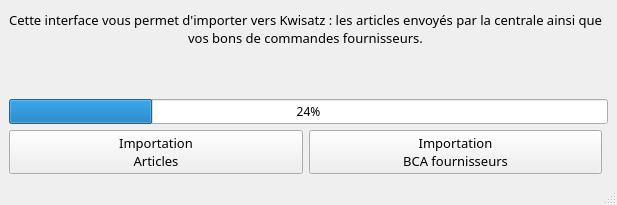
<?xml version="1.0" encoding="UTF-8"?>
<ui version="4.0">
 <class>MainWindow</class>
 <widget class="QMainWindow" name="MainWindow">
  <property name="geometry">
   <rect>
    <x>0</x>
    <y>0</y>
    <width>597</width>
    <height>205</height>
   </rect>
  </property>
  <property name="font">
   <font>
    <family>Gill Sans MT</family>
   </font>
  </property>
  <property name="windowTitle">
   <string>Imports kwisatz</string>
  </property>
  <property name="toolButtonStyle">
   <enum>Qt::ToolButtonIconOnly</enum>
  </property>
  <widget class="QWidget" name="centralwidget">
   <layout class="QGridLayout" name="gridLayout">
    <item row="3" column="3">
     <spacer name="horizontalSpacer">
      <property name="orientation">
       <enum>Qt::Horizontal</enum>
      </property>
      <property name="sizeHint" stdset="0">
       <size>
        <width>44</width>
        <height>20</height>
       </size>
      </property>
     </spacer>
    </item>
    <item row="3" column="2">
     <widget class="QPushButton" name="BCAButton">
      <property name="font">
       <font>
        <family>Gill Sans MT</family>
        <pointsize>10</pointsize>
       </font>
      </property>
      <property name="cursor">
       <cursorShape>PointingHandCursor</cursorShape>
      </property>
      <property name="text">
       <string>Importation
BCA fournisseurs</string>
      </property>
     </widget>
    </item>
    <item row="0" column="1" colspan="2">
     <widget class="QLabel" name="label">
      <property name="font">
       <font>
        <pointsize>10</pointsize>
       </font>
      </property>
      <property name="text">
       <string>Cette interface vous permet d'importer vers Kwisatz : les articles envoyés par la centrale ainsi que
vos bons de commandes fournisseurs.</string>
      </property>
      <property name="alignment">
       <set>Qt::AlignCenter</set>
      </property>
     </widget>
    </item>
    <item row="3" column="0">
     <spacer name="horizontalSpacer_2">
      <property name="orientation">
       <enum>Qt::Horizontal</enum>
      </property>
      <property name="sizeHint" stdset="0">
       <size>
        <width>52</width>
        <height>24</height>
       </size>
      </property>
     </spacer>
    </item>
    <item row="1" column="1" colspan="2">
     <widget class="QLabel" name="label_2">
      <property name="font">
       <font>
        <pointsize>10</pointsize>
       </font>
      </property>
      <property name="text">
       <string/>
      </property>
     </widget>
    </item>
    <item row="3" column="1">
     <widget class="QPushButton" name="articlesButton">
      <property name="font">
       <font>
        <family>Gill Sans MT</family>
        <pointsize>10</pointsize>
       </font>
      </property>
      <property name="cursor">
       <cursorShape>PointingHandCursor</cursorShape>
      </property>
      <property name="mouseTracking">
       <bool>false</bool>
      </property>
      <property name="focusPolicy">
       <enum>Qt::StrongFocus</enum>
      </property>
      <property name="text">
       <string>Importation
Articles</string>
      </property>
     </widget>
    </item>
    <item row="2" column="1" colspan="3">
     <widget class="QProgressBar" name="progressBar">
      <property name="value">
       <number>24</number>
      </property>
     </widget>
    </item>
   </layout>
  </widget>
  <widget class="QStatusBar" name="statusbar"/>
 </widget>
 <resources/>
 <connections/>
</ui>
